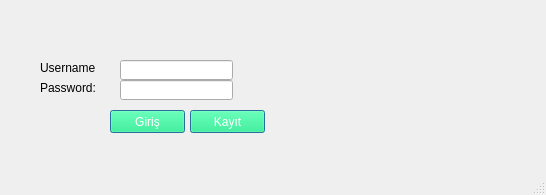
<?xml version="1.0" encoding="UTF-8"?>
<ui version="4.0">
 <class>MainWindow</class>
 <widget class="QMainWindow" name="MainWindow">
  <property name="geometry">
   <rect>
    <x>0</x>
    <y>0</y>
    <width>546</width>
    <height>195</height>
   </rect>
  </property>
  <property name="windowTitle">
   <string>MainWindow</string>
  </property>
  <property name="autoFillBackground">
   <bool>false</bool>
  </property>
  <property name="styleSheet">
   <string notr="true">
QPushButton:hover{background-color:red;}
QPushButton{
color:rgb(255, 255, 255);
background:rgb(0, 255, 127);
}</string>
  </property>
  <widget class="QWidget" name="centralwidget">
   <widget class="QPushButton" name="pushButton">
    <property name="geometry">
     <rect>
      <x>110</x>
      <y>110</y>
      <width>75</width>
      <height>23</height>
     </rect>
    </property>
    <property name="autoFillBackground">
     <bool>false</bool>
    </property>
    <property name="styleSheet">
     <string notr="true"/>
    </property>
    <property name="text">
     <string>Giriş</string>
    </property>
    <property name="autoDefault">
     <bool>true</bool>
    </property>
    <property name="default">
     <bool>true</bool>
    </property>
    <property name="flat">
     <bool>false</bool>
    </property>
   </widget>
   <widget class="QPushButton" name="kayit">
    <property name="geometry">
     <rect>
      <x>190</x>
      <y>110</y>
      <width>75</width>
      <height>23</height>
     </rect>
    </property>
    <property name="autoFillBackground">
     <bool>false</bool>
    </property>
    <property name="styleSheet">
     <string notr="true"/>
    </property>
    <property name="text">
     <string>Kayıt</string>
    </property>
    <property name="autoDefault">
     <bool>true</bool>
    </property>
    <property name="default">
     <bool>true</bool>
    </property>
    <property name="flat">
     <bool>false</bool>
    </property>
   </widget>
   <widget class="QLabel" name="label">
    <property name="geometry">
     <rect>
      <x>40</x>
      <y>60</y>
      <width>71</width>
      <height>16</height>
     </rect>
    </property>
    <property name="text">
     <string>Username</string>
    </property>
   </widget>
   <widget class="QLineEdit" name="lineEdit">
    <property name="geometry">
     <rect>
      <x>120</x>
      <y>60</y>
      <width>113</width>
      <height>20</height>
     </rect>
    </property>
   </widget>
   <widget class="QLabel" name="label_2">
    <property name="geometry">
     <rect>
      <x>40</x>
      <y>80</y>
      <width>71</width>
      <height>16</height>
     </rect>
    </property>
    <property name="text">
     <string>Password:</string>
    </property>
   </widget>
   <widget class="QLineEdit" name="lineEdit_2">
    <property name="geometry">
     <rect>
      <x>120</x>
      <y>80</y>
      <width>113</width>
      <height>20</height>
     </rect>
    </property>
   </widget>
  </widget>
  <widget class="QMenuBar" name="menubar">
   <property name="geometry">
    <rect>
     <x>0</x>
     <y>0</y>
     <width>546</width>
     <height>21</height>
    </rect>
   </property>
  </widget>
  <widget class="QStatusBar" name="statusbar"/>
 </widget>
 <resources/>
 <connections/>
</ui>
